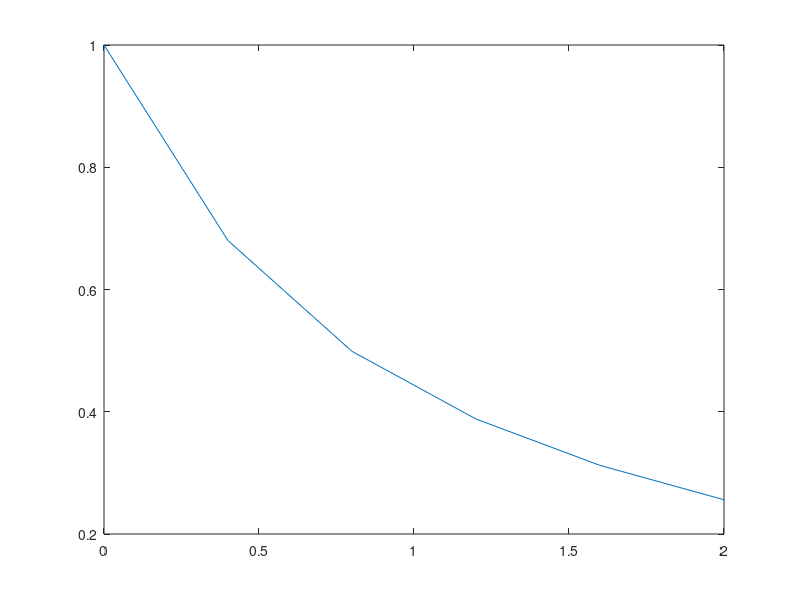
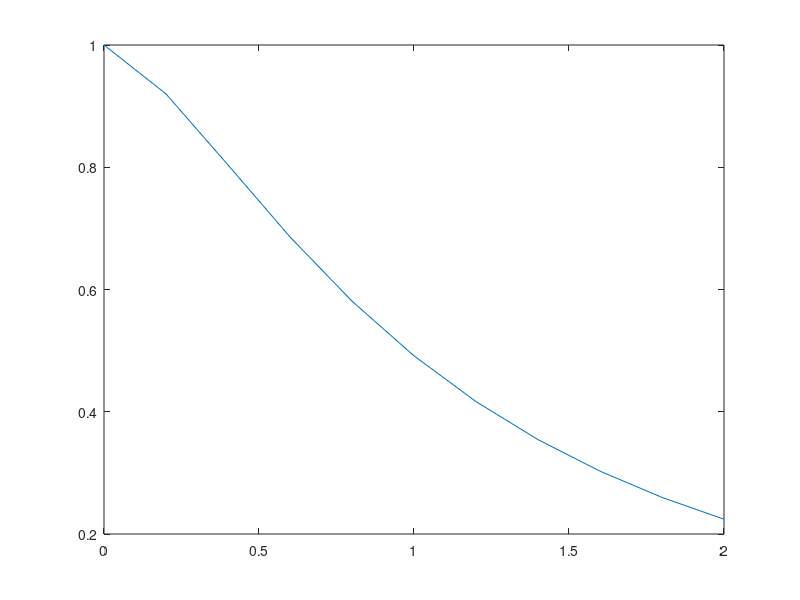

These charts were generated, in order, by the following MATLAB code:
clear all;
close all;
clc
T0=2;
dtc=0.4;
tc=(0:dtc:T0)';
npc=size(tc,1);
qc=zeros(npc,1);
dqc=zeros(npc,1);
qc(1)=1.0;
dqc(1)=0.0;
dtc1=0.2;
tc1=(0:dtc1:T0)';
npc1=size(tc1,1);
qc1=zeros(npc1,1);
dqc1=zeros(npc1,1);
qc1(1)=1.0;
dqc1(1)=0.0;
ind=1;
for ind=2:npc
    p=qc(ind-1)+dqc(ind-1)*dtc;
    dqc=-2*(ind-1)*dtc*p*p;
    qc(ind)=qc(ind-1)+dqc*dtc;
    dqc(ind)=-2*(ind-1)*dtc*qc(ind)*qc(ind);
end;
qc=qc';
figure(1)
plot(tc,qc);

for ind=2:npc1
    p=qc1(ind-1)+dqc1(ind-1)*dtc1;
    dqc1=-2*(ind-1)*dtc1*p*p;
    qc1(ind)=qc1(ind-1)+dqc1*dtc1;
    dqc1(ind)=-2*(ind-1)*dtc1*qc1(ind)*qc1(ind);
end;
qc1=qc1';
figure(2)
plot(tc1,qc1);

% plot(tc,energe)